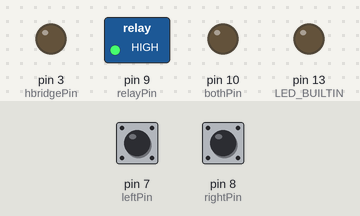
Recording of a sketch running on a simulated Arduino Uno, built with avr-gcc and run on an emulated ATmega328P. Parts: switched loads named in the sketch (green lamp = pin HIGH), output pins drawn as LEDs (lit = HIGH). The test bench sets the inputs (shaded band); at power-on: pin 7 (leftPin) LOW, pin 8 (rightPin) HIGH.

Above: at 1.2 s.
1.3 s: pin 7 (leftPin) pulled HIGH for 1 s
At 2.3 s:
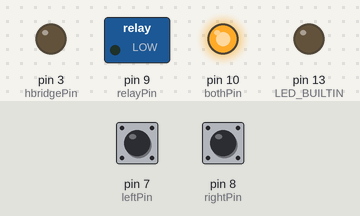
4.0 s: pin 8 (rightPin) pulled LOW for 0.15 s
At 4.12 s:
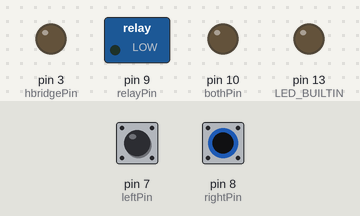
5.7 s: pin 8 (rightPin) pulled LOW for 3.2 s
At 9.6 s:
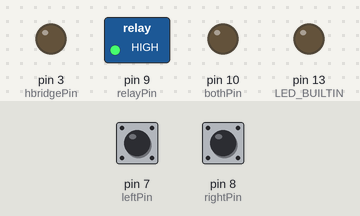
10.5 s: pin 7 (leftPin) pulled HIGH for 3.2 s
At 10.8 s:
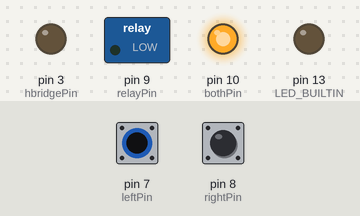
15.2 s: pin 7 (leftPin) driven HIGH and pin 8 (rightPin) driven LOW
At 16.2 s:
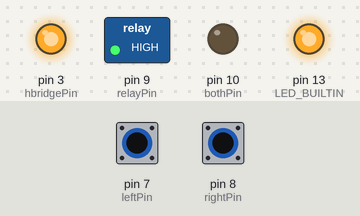
16.7 s: pin 7 (leftPin) driven LOW
At 17.4 s:
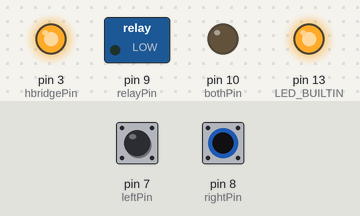
Timing chart, 0 to 19.2 s (numbered marks = the images above; inputs shaded):
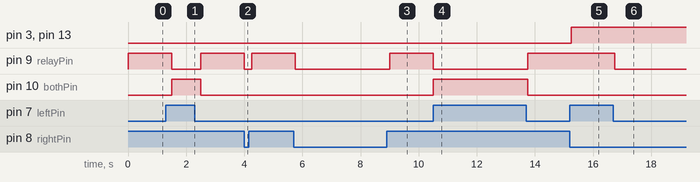

Measured:
- after the input at 1.3 s, pin 9 (relayPin): HIGH → LOW after 0.20 s, → HIGH 1.0 s later; pin 10 (bothPin): LOW → HIGH after 0.20 s, → LOW 1.0 s later
- after the input at 4.0 s, pin 9 (relayPin): HIGH → LOW at once, → HIGH 0.25 s later
- after the input at 5.7 s, pin 9 (relayPin): HIGH → LOW after 0.05 s, → HIGH 3.3 s later
- after the input at 10.5 s, pin 9 (relayPin): HIGH → LOW at once, → HIGH 3.3 s later; pin 10 (bothPin): LOW → HIGH at once, → LOW 3.3 s later
- after the input at 15.2 s, pin 3 (hbridgePin), pin 13 (LED_BUILTIN): LOW → HIGH after 0.05 s
- after the input at 16.7 s, pin 9 (relayPin): HIGH → LOW after 0.05 s

The sketch:

pwm_555_h_bridge.ino
```cpp
#define	TRUE (1==1)
#define	FALSE (!TRUE)

const int hbridgePin = 3;
const int leftPin = 7;
const int rightPin = 8;
const int relayPin = 9;
const int bothPin = 10;
//const int powerPin = 9;
//int flag = FALSE;

void setup()
{
  pinMode(LED_BUILTIN, OUTPUT);
  pinMode(hbridgePin, OUTPUT);
  pinMode(leftPin, INPUT);
  pinMode(rightPin, INPUT);
//  pinMode(powerPin, OUTPUT);
  pinMode(relayPin, OUTPUT);
  pinMode(bothPin, OUTPUT);
}

void loop()
{
/*
  flag = (digitalRead(leftPin) == LOW && digitalRead(rightPin) == LOW ? TRUE : FALSE);
  digitalWrite(powerPin, (flag == TRUE ? LOW : HIGH));
  */
//  digitalWrite(powerPin, (digitalRead(leftPin) == LOW && digitalRead(rightPin) == LOW ? LOW : HIGH));
  digitalWrite(relayPin, (digitalRead(leftPin) == LOW && digitalRead(rightPin) == LOW ? LOW : HIGH));
  if (digitalRead(leftPin) == HIGH && digitalRead(rightPin) == HIGH )
  {
    digitalWrite(relayPin, LOW);
    digitalWrite(bothPin, HIGH);
  }
  else
    digitalWrite(bothPin, LOW);
  if (digitalRead(leftPin) == HIGH)
  {
    digitalWrite(LED_BUILTIN, HIGH);
    digitalWrite(hbridgePin, HIGH);
//    analogWrite(hbridgePin, 0);//(map(analogRead(potPin), 0, 1023, 0, 255)));
  }
  if (digitalRead(rightPin) == HIGH)
  {
    digitalWrite(LED_BUILTIN, LOW);
    digitalWrite(hbridgePin, LOW);
//    analogWrite(hbridgePin, 1023);//(map(analogRead(potPin), 0, 1023, 0, 255)));
  }
  delay(250);
}
```
